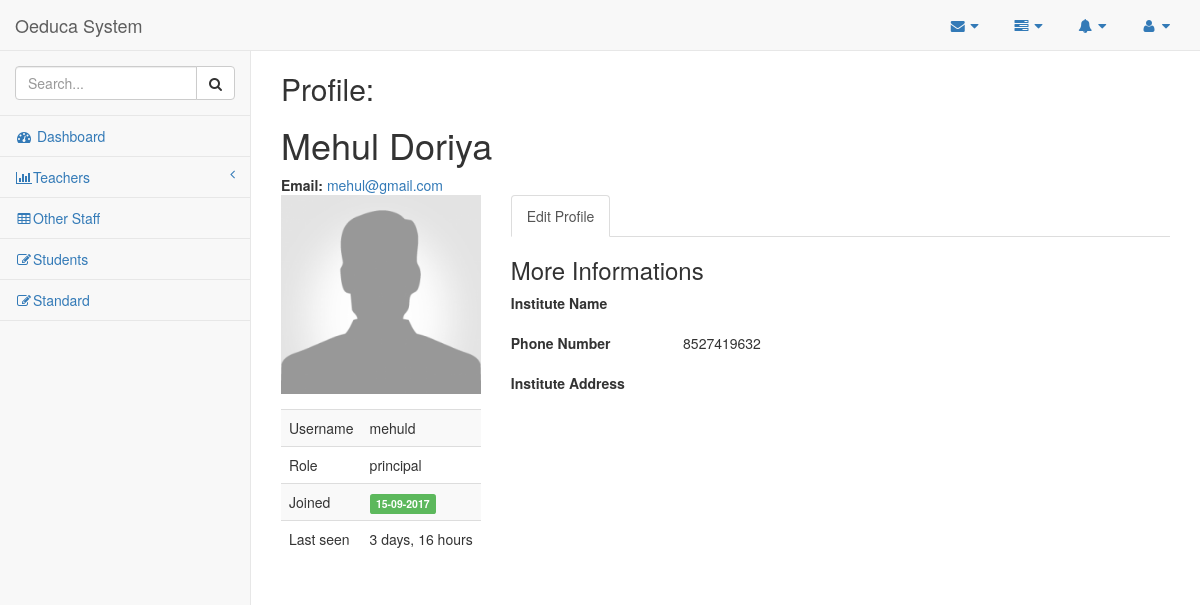
The page /account/profile/mehuld/ on the database as committed earlier.
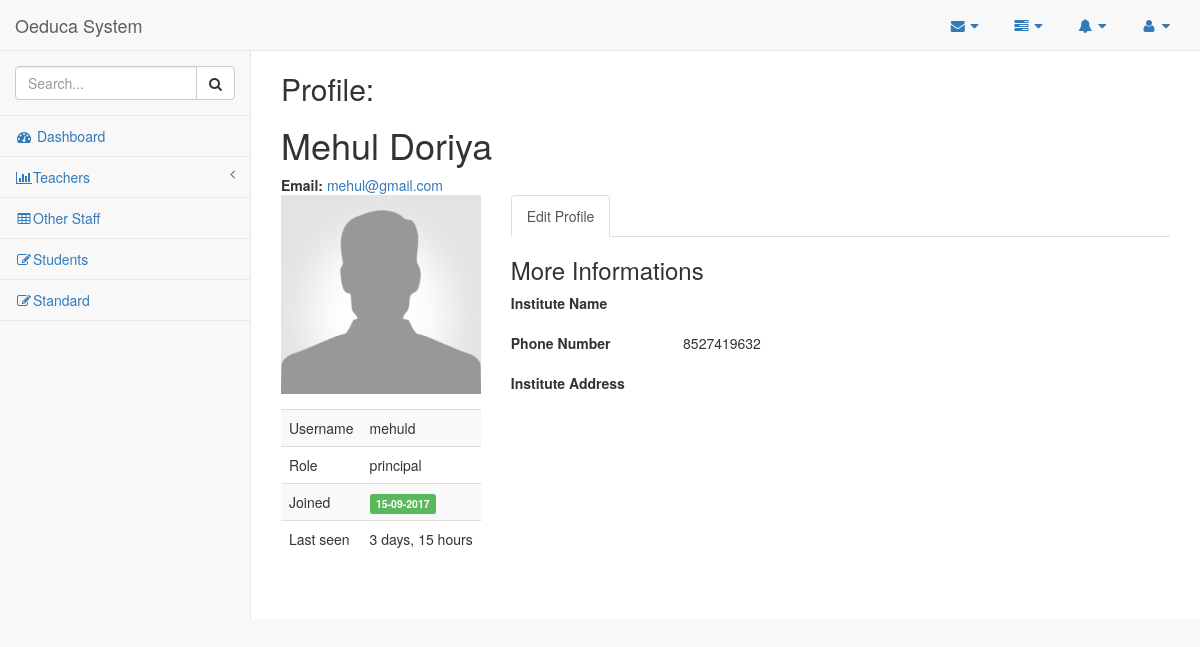
The same page on the database as committed later.
### account/models.py (models this page shows)
class User(AbstractUser):
    username = models.CharField(max_length=255, unique=True, blank=False,
                                validators=[
                                        RegexValidator(
                                        regex = USERNAME_REGEX,
                                        message = 'Username must be Alpahnumeric or contain any of the following: ".+ -" ',
                                        code='invalid_username'
                                        )]
                                )
    first_name = models.CharField(max_length=255, blank=False,
                                  validators=[
                                        RegexValidator(
                                        regex = NAME_REGEX,
                                        message = 'Name must be Alphabetic',
                                        code='invalid_first_name'
                                        )]
                                )
    last_name = models.CharField(max_length=255, blank=False,
                                  validators=[
                                        RegexValidator(
                                        regex = NAME_REGEX,
                                        message = 'Name must be Alphabetic',
                                        code='invalid_last_name'
                                        )]
                                )
    email = models.EmailField(unique=True, blank=False)
    phone = models.CharField(max_length=10,unique=True, validators=[RegexValidator(regex='^\d{10}$', message='Length has to be 10', code='Invalid number')])
    picture = models.ImageField(null=True,
                                blank=True,
                                default='img/default.png',
                                height_field="height_field",
                                width_field="width_field",
                                verbose_name="profile picture"
                                )
    institute_name = models.CharField(max_length=255,blank=False)
    address = models.CharField(max_length=255,blank=True)
    ROLES = (
        ('principal','Principal'),
        ('teacher','Teacher'),
        ('staff','Staff')
    )
    role = models.CharField(max_length=10, choices=ROLES,blank=True,verbose_name="login as a ",default=ROLES[0][0])
    height_field = models.IntegerField(default=600, null=True)
    width_field = models.IntegerField(default=600, null=True)
    USERNAME_FIELD = 'email' # use email to log in
    REQUIRED_FIELDS = ['username'] # required when user is created
    def get_absolute_url(self):
        return reverse("account:user_profile", kwargs={"username": self.username})

### account/views.py (the view)
# urls.py: url(r'^profile/(?P<username>\w+)/$', views.user_profile, name='user_profile'),
def user_profile(request, username=None): # Displays User Profile
    user_profile = get_object_or_404(User, username=username)
    context = { "user_profile": user_profile
              }
    return render(request, "account/profile.html", context)

### account/templates/account/profile.html (shortened to what the changed rows need)
{% extends 'base.html' %}
{% block body_block %}
<div class="page-content">
    <div id="tab-general">
        <div class="row mbl">
            <div class="col-lg-12">
                <div class="row">
                    <div class="col-md-12">
                        <h2>Profile:
                            <h1>{{ user_profile.first_name }} {{ user_profile.last_name }}</h2>
                        <b>Email: </b><a href="mailto:#">{{ user_profile.email }}</a><br>
                        <div class="row mtl">
                            <div class="col-md-3">
                                <div class="form-group">
                                    {% if user_profile.picture %}
                                    <div class="text-center mbl"><img src="{{ user_profile.picture.url }}" alt="" class="img-responsive" /></div>
                                    <!--                                    {% endif %}
                                        <div class="text-center mbl"><a href="#" class="btn btn-green"><i class="fa fa-upload"></i>&nbsp;
                                        Upload</a></div>
-->
                                </div>
                                <table class="table table-striped table-hover">
                                    <tbody>
                                        <tr>
                                            <td>Username</td>
                                            <td> {{ user_profile.username }}</td>
                                        </tr>
                                        <tr>
                                            <td>Role</td>
                                            <td> {{ user_profile.role }}</td>
                                        </tr>
                                        <tr>
                                            <td><span class="label label-success">{{ user_profile.date_joined|date:'d-m-Y' }}</span></td>
                                        </tr>
                                        <tr>
                                            <td>Last seen</td>
                                            <td>{{ user_profile.last_login|timesince }}</td>
                                        </tr>
                                    </tbody>
                                </table>
                            </div>
                            <div class="col-md-9">
                                <div id="generalTabContent" class="tab-content">
                                    <div id="tab-edit" class="tab-pane fade in active">
                                        <form action="#" class="form-horizontal">
                                            <div class="form-group"><label class="col-sm-3">Phone Number</label>
                                                <div class="col-sm-9 controls">
                                                    <div class="row">
                                                        <div class="col-xs-4">{{ user_profile.phone }}</div>
                                                    </div>
                                                </div>
                                            </div>
                                    </div>
                                </div>
                            </div>
                        </div>
                    </div>
                </div>
            </div>
        </div>
    </div>
</div>
{% endblock %}

Rows that differ between the two databases and show on the page:
changed User "Mehul": last_login "3 days, 16 hours" → "3 days, 15 hours"
